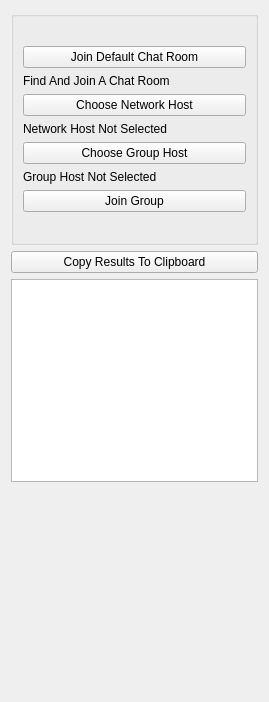
<?xml version="1.0" encoding="UTF-8"?>
<ui version="4.0">
 <class>ChatRoomJoinUi</class>
 <widget class="QWidget" name="ChatRoomJoinUi">
  <property name="geometry">
   <rect>
    <x>0</x>
    <y>0</y>
    <width>269</width>
    <height>702</height>
   </rect>
  </property>
  <property name="windowTitle">
   <string>Join Chat Room</string>
  </property>
  <layout class="QVBoxLayout" name="verticalLayout_2">
   <item>
    <widget class="QGroupBox" name="ItemsGroupBox">
     <property name="minimumSize">
      <size>
       <width>0</width>
       <height>0</height>
      </size>
     </property>
     <property name="title">
      <string/>
     </property>
     <layout class="QVBoxLayout" name="verticalLayout">
      <item>
       <widget class="QLabel" name="m_StatusLabel">
        <property name="text">
         <string notr="true"/>
        </property>
       </widget>
      </item>
      <item>
       <widget class="QPushButton" name="m_JoinDefaultButton">
        <property name="text">
         <string>Join Default Chat Room</string>
        </property>
       </widget>
      </item>
      <item>
       <widget class="QLabel" name="SearchLabel">
        <property name="text">
         <string>Find And Join A Chat Room</string>
        </property>
        <property name="wordWrap">
         <bool>true</bool>
        </property>
       </widget>
      </item>
      <item>
       <widget class="QPushButton" name="m_NetworkHostButton">
        <property name="text">
         <string>Choose Network Host</string>
        </property>
       </widget>
      </item>
      <item>
       <widget class="QLabel" name="m_NetHostLabel">
        <property name="text">
         <string>Network Host Not Selected</string>
        </property>
       </widget>
      </item>
      <item>
       <widget class="QPushButton" name="m_GroupHostButton">
        <property name="text">
         <string>Choose Group Host</string>
        </property>
       </widget>
      </item>
      <item>
       <widget class="QLabel" name="m_GroupHostLabel">
        <property name="text">
         <string>Group Host Not Selected</string>
        </property>
       </widget>
      </item>
      <item>
       <widget class="QPushButton" name="m_ConnectToHostButton">
        <property name="sizePolicy">
         <sizepolicy hsizetype="Minimum" vsizetype="Preferred">
          <horstretch>0</horstretch>
          <verstretch>0</verstretch>
         </sizepolicy>
        </property>
        <property name="minimumSize">
         <size>
          <width>0</width>
          <height>0</height>
         </size>
        </property>
        <property name="text">
         <string>Join Group</string>
        </property>
       </widget>
      </item>
      <item>
       <widget class="QLabel" name="m_GroupUserStatusLabel">
        <property name="font">
         <font>
          <pointsize>10</pointsize>
         </font>
        </property>
        <property name="text">
         <string/>
        </property>
       </widget>
      </item>
     </layout>
    </widget>
   </item>
   <item>
    <widget class="QPushButton" name="m_CopyResultToClipboardButton">
     <property name="text">
      <string>Copy Results To Clipboard</string>
     </property>
    </widget>
   </item>
   <item>
    <widget class="QPlainTextEdit" name="m_InfoPlainTextEdit"/>
   </item>
   <item>
    <widget class="FriendListWidget" name="m_FriendListWidget" native="true">
     <property name="sizePolicy">
      <sizepolicy hsizetype="Expanding" vsizetype="Expanding">
       <horstretch>0</horstretch>
       <verstretch>0</verstretch>
      </sizepolicy>
     </property>
    </widget>
   </item>
  </layout>
 </widget>
 <customwidgets>
  <customwidget>
   <class>FriendListWidget</class>
   <extends>QWidget</extends>
   <header>FriendListWidget.h</header>
   <container>1</container>
  </customwidget>
 </customwidgets>
 <resources/>
 <connections/>
</ui>
